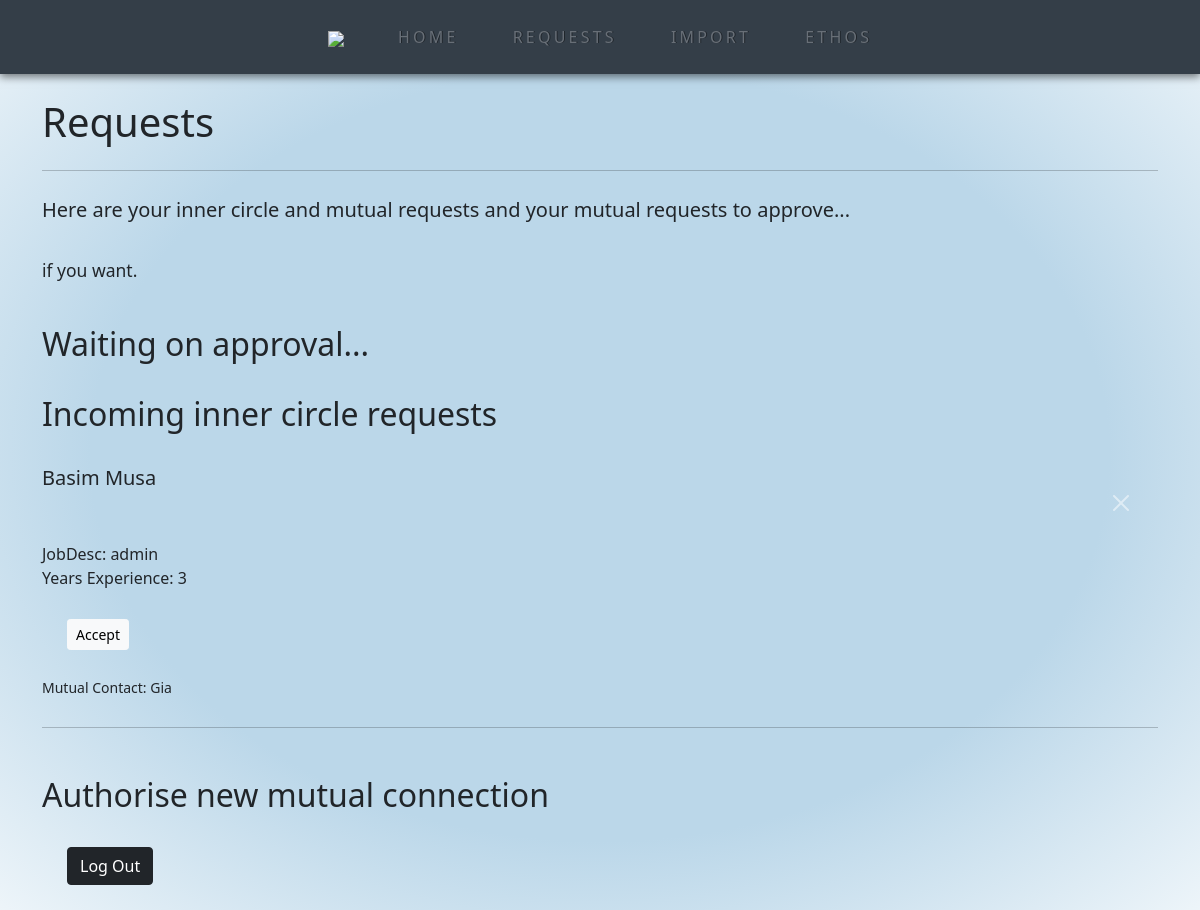
/requests (signed in), run on the app's committed database.
### website/models.py (models this page shows)
class OpenRequest(models.Model):
    sender = models.ForeignKey(Member, related_name="sender", on_delete=models.CASCADE)
    mutual = models.ForeignKey(Member, related_name="mutual", on_delete=models.CASCADE)
    requestee = models.ForeignKey(Member, related_name="requestee", on_delete=models.CASCADE)
    auth1 = models.BooleanField()
    auth2 = models.BooleanField()
    def __str__(self):
        return f"sender:{self.sender}+mutual{self.mutual}+requestee{self.requestee}"

class Member(models.Model):
    phoneNumber = models.CharField(max_length=30, unique=True, primary_key=True)
    firstName = models.CharField(max_length=50)
    lastName = models.CharField(max_length=100)
    jobDesc = models.CharField(max_length=200)
    email = models.EmailField(unique=True)
    yearsExperience = models.IntegerField()
    User = models.OneToOneField(User, related_name="member", on_delete=models.CASCADE)
    def __str__(self):
        return self.firstName + ' ' + self.lastName

### website/views.py (the view, shortened to what this page needs)
# urls.py: path('requests', views.requests, name='requests'),
def requests(request):
    if request.user.is_authenticated:
        authUser = request.user.member
        sentRequests = OpenRequest.objects.filter(sender=authUser)
        approvedSent = []
        requestsSent = []
        waitingApprovalM = []
        approveRequests = OpenRequest.objects.filter(mutual=authUser)
        waitingApprovalR = []
        acceptRequests = OpenRequest.objects.filter(requestee=authUser)
        for req in acceptRequests:
            if req.auth1 & req.auth2:
                MemberContactList.objects.get_or_create(
                    Member=req.sender,
                    contact=req.requestee.phoneNumber
                )
            elif req.auth1:
                waitingApprovalR.append(req)
        print("waitapprovalR:", waitingApprovalR)
        return render(request, 'requests.html', context={'requestsSent': requestsSent,
                                                         'waitingApprovalR': waitingApprovalR,
                                                         'waitingApprovalM': waitingApprovalM})
    else:
        return render(request, 'registration/login.html')

### website/templates/requests.html (shortened to what this page needs)
{% extends 'base.html' %}
{% block content %}
    {% if user.is_authenticated %}
        <div class="jumbotron">
            <h5 class="section-title h1">Requests</h5>
            <hr class="my-4">
            <p class="lead">Here are your inner circle and mutual requests and your mutual requests to approve...
                <br>
                <br>
                <small>
                    if you want.
                </small>
            </p>
        </div>
        <br>
        <h4 class="section-title h2">Waiting on approval...</h4>
        <br>
        <h4 class="section-title h2">
            Incoming inner circle requests
        </h4>
        <br>
        <div class="list-group" role="alert">
            {% for req in waitingApprovalR %}
                <div class="d-flex w-100 justify-content-between">
                    <h5 class="mb-1">
                        {{ req.sender.firstName }} {{ req.sender.lastName }}
                    </h5>
                    <a href="deleteRequest/{{ req.sender.phoneNumber }}/{{ req.requestee.phoneNumber }}">
                        <strong>
                            <button type="button" class="btn-close btn-close-white" aria-label="Close">
                            </button>
                        </strong>
                    </a>
                </div>
                <p class="mb-1">
                    JobDesc: {{ req.sender.jobDesc }}<br>
                    Years Experience: {{ req.sender.yearsExperience }}
                </p>
                <a href="acceptRequestAuth/{{ req.sender.phoneNumber }}/{{ req.mutual.phoneNumber }}/{{ req.requestee.phoneNumber }}/2">
                    <button type="button" class="btn btn-light btn-sm">Accept</button>
                </a>
                <p class="mb-1">
                    <small>
                        Mutual Contact: {{ req.mutual.firstName }}
                    </small>
                </p>
                <div class="jumbotron">
                    <hr class="my-4">
                </div>
            {% endfor %}
        </div>
        <br>
        <h4 class="section-title h2">Authorise new mutual connection</h4>
        <p>
            <a href="{% url 'logout' %}">
                <button type="button" class="btn btn-dark">
                    Log Out
                </button>
            </a>
        </p>
    {% endif %}
{% endblock %}

### website/static/website/style.css (style rules this page uses)
html { height: 100%; perspective: 1000px; transform-style: preserver-3d; font-family: lato, sans-serif; }
body { background-color: #bad7e9; background: radial-gradient(closest-corner, #bBd7e9 60%, rgba(186, 215, 233, 0.26)); width: 100%; height: 100%; background-repeat: repeat; }
a { display: block; padding: 25px; text-transform: uppercase; position: relative; z-index: 2; text-shadow: 1px 0px rgba(0, 0, 0, 0.4); color: #686f77; letter-spacing: .2em; text-decoration: none; transition: color 200ms; transform-style: preserve-3d; }
a:after { content: attr(data-title); position: absolute; display: block; text-shadow: none; top: 29%; left: 18px; padding: 5px 7px; color: transparent; background: none; transform-origin: 50% 0%; backface-visibility: hidden; transform: translate3d(0px, 105%, 0px) rotateX(-112deg); transform-style: preserve-3d; transition: all 200ms ease; z-index: -1; }

### data on the page
OpenRequest: sender.firstName "Basim", sender.lastName "Musa", sender.jobDesc "admin", sender.yearsExperience "3", mutual.firstName "Gia"
